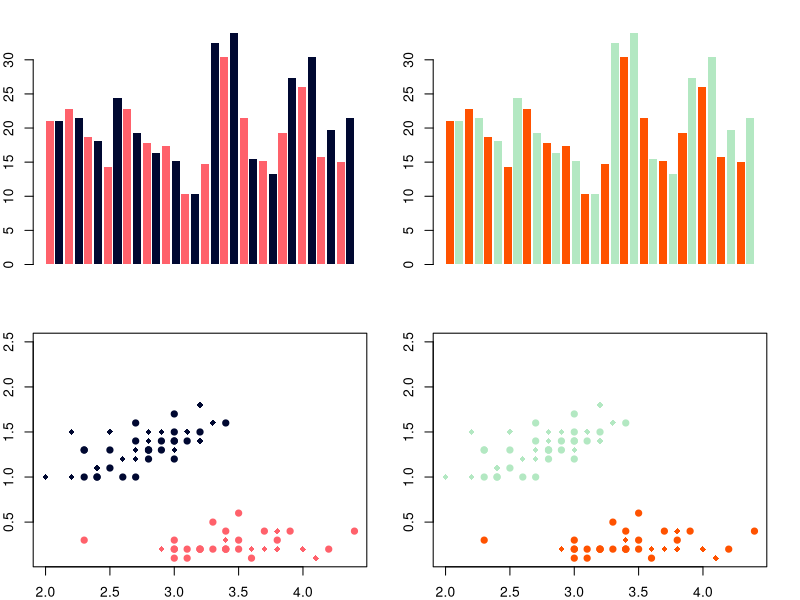
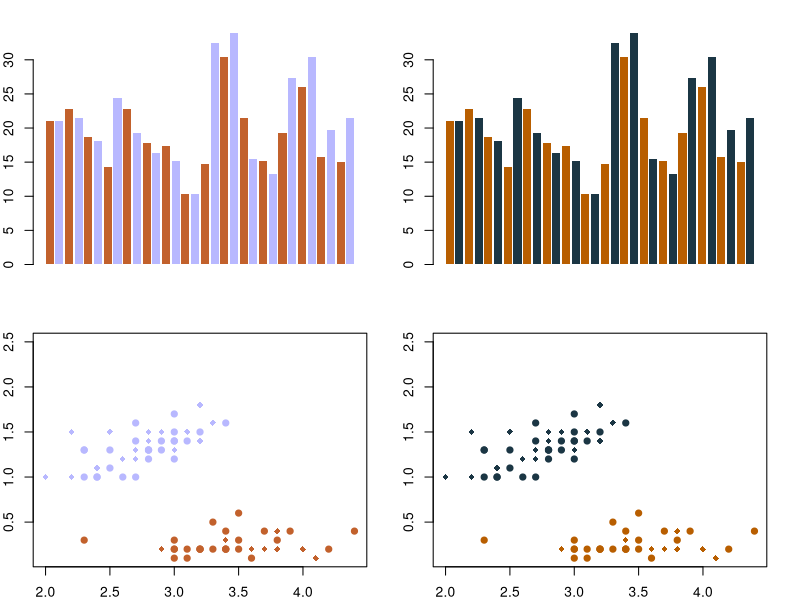
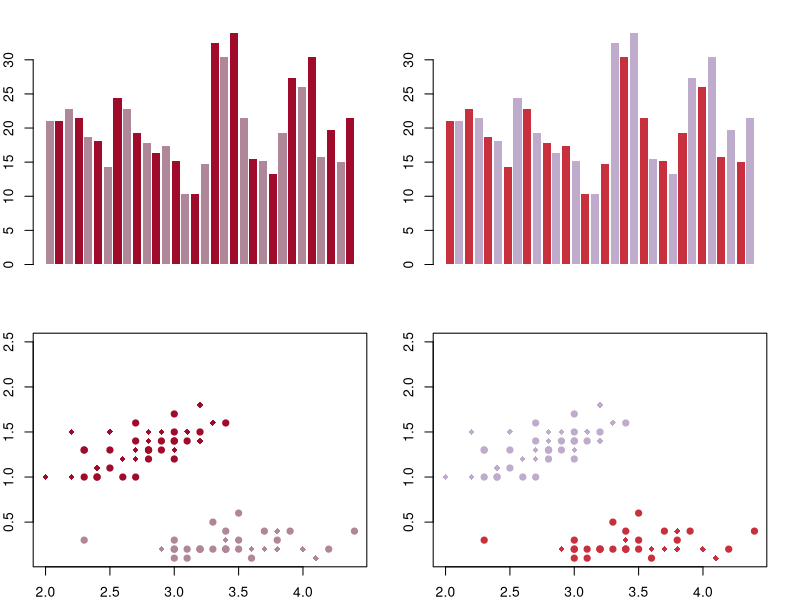
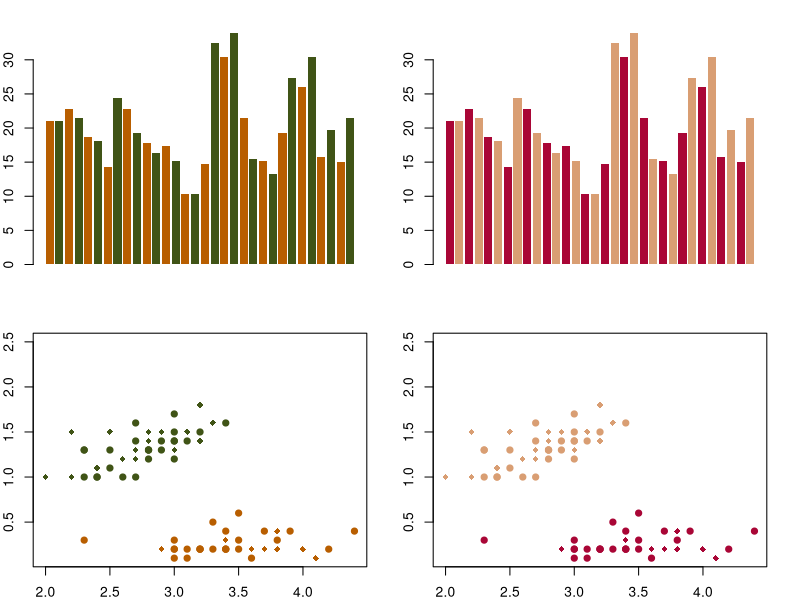
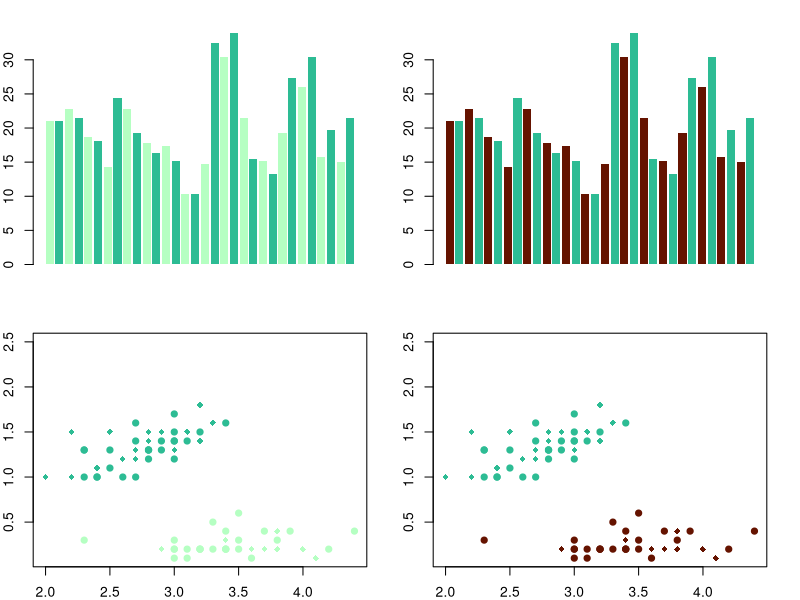
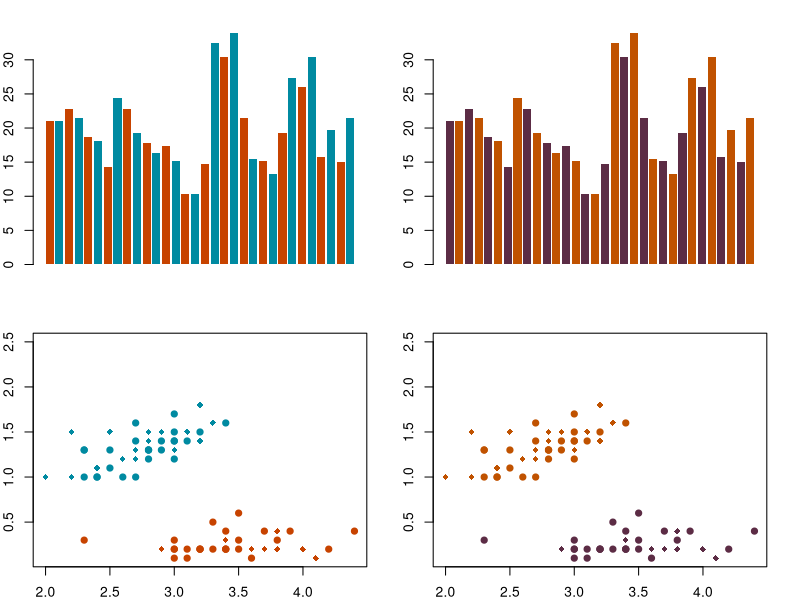
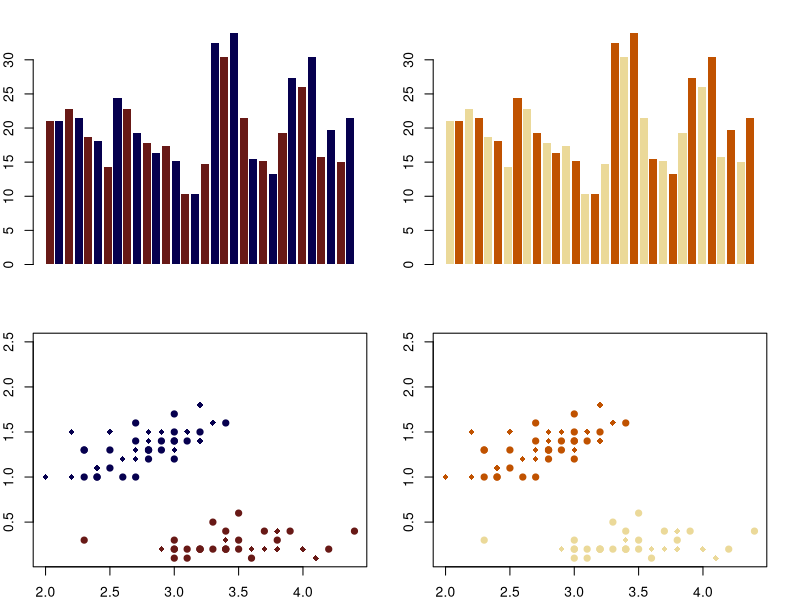
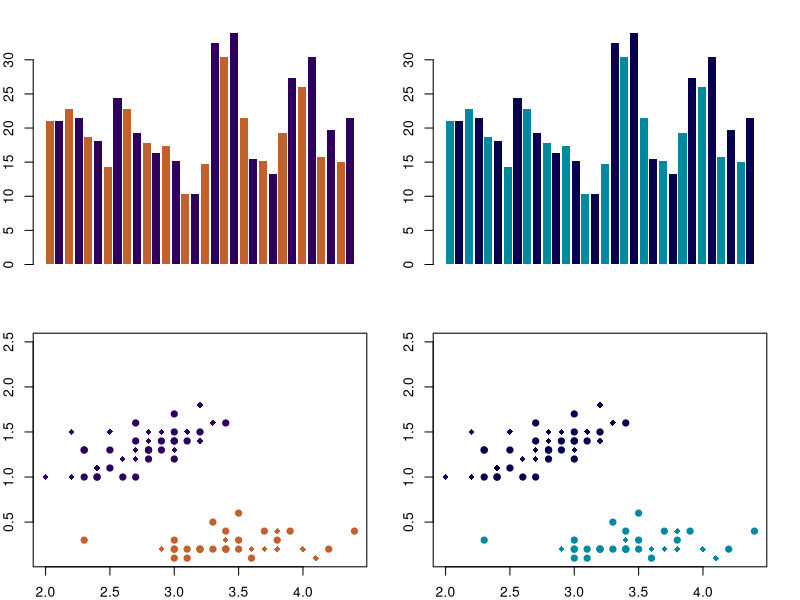

Recreate these plots in R, in order.
## ---- chunk 1

# Use in-built datasets.
data("iris")
data("mtcars")
data("ChickWeight")
data("chickwts")
data("airquality")

## ---- chunk 2

sanzoDuos <- list(
  c006 = c("#ff616b", "#000831"),
  c007 = c("#ff5200", "#b3e8c2"),
  c008 = c("#c2612c", "#b8b8ff"),
  c033 = c("#b85e00", "#1b3644"),
  c035 = c("#b08699", "#a10b2b"),
  c047 = c("#c9303e", "#bfabcc"),
  c070 = c("#b85e00", "#405416"),
  c071 = c("#a90636", "#d99e73"),
  c074 = c("#b5ffc2", "#2dbc94"),
  c079 = c("#651300", "#2dbc94"),
  c085 = c("#c74300", "#008aa1"),
  c091 = c("#5c2c45", "#c05200"),
  c095 = c("#681916", "#06004f"),
  c102 = c("#ebd999", "#c05200"),
  c103 = c("#c2612c", "#2d0060"),
  c106 = c("#008aa1", "#06004f"),
  c114 = c("#ffab00", "#008aa1"),
  c118 = c("#e0b81f", "#362304"),
  c119 = c("#a6e6db", "#0d2b52"),
  c229 = c("#172713", "#b5d1cc")
)

sanzoTrios <- list(
  c121 = c("#6c2b11", "#d99e73", "#405416"),
  c139 = c("#96bfe6", "#000831", "#b5d1cc"),
  c142 = c("#9e194d", "#baa600", "#96bfe6"),
  c148 = c("#d1bd19", "#ffab00", "#29bdad"),
  c149 = c("#d1bd19", "#ff5200", "#0f261f"),
  c157 = c("#6f0043", "#d1bd19", "#4f8fe6"),
  c163 = c("#ffe600", "#b5ffc2", "#008aa1"),
  c171 = c("#730f1f", "#ff8c00", "#b3e8c2"),
  c172 = c("#c2612c", "#008aa1", "#3400a3"),
  c174 = c("#ffa6d9", "#bfabcc", "#6b2e63"),
  c194 = c("#fa2b00", "#ffcfc4", "#4f8fe6"),
  c204 = c("#b319ab", "#c2612c", "#a6e6db"),
  c205 = c("#730f1f", "#f59994", "#2619d1"),
  c207 = c("#9b5348", "#b3e8c2", "#000000"),
  c223 = c("#b08699", "#d99e73", "#b5ffc2"),
  c226 = c("#5c2c45", "#ffb852", "#2619d1"),
  c232 = c("#d60036", "#f2ad78", "#000831"),
  c239 = c("#b08699", "#c4bf33", "#b3e8c2"),
  c240 = c("#ff788c", "#ffff00", "#29bdad"),
  c343 = c("#a93400", "#ebd999", "#505423")
)

sanzoQuads <- list(
  c249 = c("#681916", "#c0b490", "#d1bd19", "#417777"),
  c252 = c("#e62e73", "#b85e00", "#baa600", "#2dbc94"),
  c263 = c("#a93400", "#f2ad78", "#b5ffc2", "#1b3644"),
  c268 = c("#b08699", "#b85e00", "#172713", "#bfffe6"),
  c271 = c("#b90078", "#94ff94", "#2dbc94", "#0f261f"),
  c273 = c("#ffb3f0", "#6f0043", "#9b5348", "#b5d1cc"),
  c279 = c("#b85e00", "#f59994", "#c0b490", "#0d2b52"),
  c283 = c("#a7374b", "#730f1f", "#85b857", "#6bffb3"),
  c289 = c("#f2ff26", "#bdf226", "#202d85", "#06004f"),
  c293 = c("#b85e00", "#b5ffc2", "#65a98f", "#40c945"),
  c296 = c("#f5f5b8", "#d99e73", "#5e4017", "#1b3644"),
  c302 = c("#ffb852", "#c0b490", "#bfffe6", "#008aa1"),
  c310 = c("#f5f5b8", "#f2ad78", "#718600", "#172713"),
  c321 = c("#b08699", "#f5f5b8", "#172713", "#96bfe6"),
  c329 = c("#ffb852", "#bfabcc", "#340059", "#1b3644"),
  c330 = c("#bcd382", "#bfffe6", "#96bfe6", "#2dbc94"),
  c332 = c("#ff7399", "#d50c42", "#172713", "#00592e"),
  c339 = c("#d99e73", "#de4500", "#a6e6db", "#202d85"),
  c341 = c("#ff616b", "#328e13", "#172713", "#a6e6db"),
  c348 = c("#bcd382", "#328e13", "#172713", "#340059")
)

## ---- chunk 3

# Generate two-toned palette from sanzoDuos.
wadaDuo <- function(paletteName) {
  palette <- sanzoDuos[[paletteName]]
}

# Generate three-toned palette from sanzoTrios.
wadaTrio <- function(paletteName) {
  palette <- sanzoTrios[[paletteName]]
}

# Generate four-toned palette from sanzoQuads.
wadaQuad <- function(paletteName) {
  palette <- sanzoQuads[[paletteName]]
}

# Print plots using color palette as a demo.
# @param palette = palette name
# @param n = number of colors in the palette
demo <- function(palette, n) {
  
}

# Print demos for all palettes in package.
demoAll <- function() {
  
}

# Print information associated with palette.
# Hexadecimals
# Color names
# Palette name in Sanzo Wada site
info <- function(paletteName) {
  
}

## ---- chunk 4

c006 <- wadaDuo("c006")
c007 <- wadaDuo("c007")
c008 <- wadaDuo("c008")
c033 <- wadaDuo("c033")
c035 <- wadaDuo("c035")
c047 <- wadaDuo("c047")
c070 <- wadaDuo("c070")
c071 <- wadaDuo("c071")
c074 <- wadaDuo("c074")
c079 <- wadaDuo("c079")
c085 <- wadaDuo("c085")
c091 <- wadaDuo("c091")
c095 <- wadaDuo("c095")
c102 <- wadaDuo("c102")
c103 <- wadaDuo("c103")
c106 <- wadaDuo("c106")
c114 <- wadaDuo("c114")
c118 <- wadaDuo("c118")
c119 <- wadaDuo("c119")
c229 <- wadaDuo("c229")

layout(matrix(1:4, nrow = 2))
par(mar = c(2, 2, 2, 2))

barplot(mtcars$mpg, col = c006, ann = FALSE, border = NA)
plot(iris$Sepal.Width, iris$Petal.Width, pch = 18:19, col = c006 [unclass(iris$Species)], ann = FALSE)

barplot(mtcars$mpg, col = c007, ann = FALSE, border = NA)
plot(iris$Sepal.Width, iris$Petal.Width, pch = 18:19, col = c007 [unclass(iris$Species)], ann = FALSE)

barplot(mtcars$mpg, col = c008, ann = FALSE, border = NA)
plot(iris$Sepal.Width, iris$Petal.Width, pch = 18:19, col = c008 [unclass(iris$Species)], ann = FALSE)

barplot(mtcars$mpg, col = c033, ann = FALSE, border = NA)
plot(iris$Sepal.Width, iris$Petal.Width, pch = 18:19, col = c033 [unclass(iris$Species)], ann = FALSE)

barplot(mtcars$mpg, col = c035, ann = FALSE, border = NA)
plot(iris$Sepal.Width, iris$Petal.Width, pch = 18:19, col = c035 [unclass(iris$Species)], ann = FALSE)

barplot(mtcars$mpg, col = c047, ann = FALSE, border = NA)
plot(iris$Sepal.Width, iris$Petal.Width, pch = 18:19, col = c047 [unclass(iris$Species)], ann = FALSE)

barplot(mtcars$mpg, col = c070, ann = FALSE, border = NA)
plot(iris$Sepal.Width, iris$Petal.Width, pch = 18:19, col = c070 [unclass(iris$Species)], ann = FALSE)

barplot(mtcars$mpg, col = c071, ann = FALSE, border = NA)
plot(iris$Sepal.Width, iris$Petal.Width, pch = 18:19, col = c071 [unclass(iris$Species)], ann = FALSE)

barplot(mtcars$mpg, col = c074, ann = FALSE, border = NA)
plot(iris$Sepal.Width, iris$Petal.Width, pch = 18:19, col = c074 [unclass(iris$Species)], ann = FALSE)

barplot(mtcars$mpg, col = c079, ann = FALSE, border = NA)
plot(iris$Sepal.Width, iris$Petal.Width, pch = 18:19, col = c079 [unclass(iris$Species)], ann = FALSE)

barplot(mtcars$mpg, col = c085, ann = FALSE, border = NA)
plot(iris$Sepal.Width, iris$Petal.Width, pch = 18:19, col = c085 [unclass(iris$Species)], ann = FALSE)

barplot(mtcars$mpg, col = c091, ann = FALSE, border = NA)
plot(iris$Sepal.Width, iris$Petal.Width, pch = 18:19, col = c091 [unclass(iris$Species)], ann = FALSE)

barplot(mtcars$mpg, col = c095, ann = FALSE, border = NA)
plot(iris$Sepal.Width, iris$Petal.Width, pch = 18:19, col = c095 [unclass(iris$Species)], ann = FALSE)

barplot(mtcars$mpg, col = c102, ann = FALSE, border = NA)
plot(iris$Sepal.Width, iris$Petal.Width, pch = 18:19, col = c102 [unclass(iris$Species)], ann = FALSE)

barplot(mtcars$mpg, col = c103, ann = FALSE, border = NA)
plot(iris$Sepal.Width, iris$Petal.Width, pch = 18:19, col = c103 [unclass(iris$Species)], ann = FALSE)

barplot(mtcars$mpg, col = c106, ann = FALSE, border = NA)
plot(iris$Sepal.Width, iris$Petal.Width, pch = 18:19, col = c106 [unclass(iris$Species)], ann = FALSE)

barplot(mtcars$mpg, col = c114, ann = FALSE, border = NA)
plot(iris$Sepal.Width, iris$Petal.Width, pch = 18:19, col = c114 [unclass(iris$Species)], ann = FALSE)

barplot(mtcars$mpg, col = c118, ann = FALSE, border = NA)
plot(iris$Sepal.Width, iris$Petal.Width, pch = 18:19, col = c118 [unclass(iris$Species)], ann = FALSE)

barplot(mtcars$mpg, col = c119, ann = FALSE, border = NA)
plot(iris$Sepal.Width, iris$Petal.Width, pch = 18:19, col = c119 [unclass(iris$Species)], ann = FALSE)

barplot(mtcars$mpg, col = c229, ann = FALSE, border = NA)
plot(iris$Sepal.Width, iris$Petal.Width, pch = 18:19, col = c229 [unclass(iris$Species)], ann = FALSE)

## ---- chunk 5
c121 <- wadaTrio("c121")
c139 <- wadaTrio("c139")
c142 <- wadaTrio("c142")
c148 <- wadaTrio("c148")
c149 <- wadaTrio("c149")
c157 <- wadaTrio("c157")
c163 <- wadaTrio("c163")
c171 <- wadaTrio("c171")
c172 <- wadaTrio("c172")
c174 <- wadaTrio("c174")
c194 <- wadaTrio("c194")
c204 <- wadaTrio("c204")
c205 <- wadaTrio("c205")
c207 <- wadaTrio("c207")
c223 <- wadaTrio("c223")
c226 <- wadaTrio("c226")
c232 <- wadaTrio("c232")
c239 <- wadaTrio("c239")
c240 <- wadaTrio("c240")
c343 <- wadaTrio("c343")

layout(matrix(1:4, nrow = 2))
par(mar = c(2, 2, 2, 2))

barplot(mtcars$mpg, col = c121, ann = FALSE, border = NA)
plot(iris$Sepal.Width, iris$Petal.Width, pch = 18:20, col = c121 [unclass(iris$Species)], ann = FALSE)

barplot(mtcars$mpg, col = c139, ann = FALSE, border = NA)
plot(iris$Sepal.Width, iris$Petal.Width, pch = 18:20, col = c139 [unclass(iris$Species)], ann = FALSE)

barplot(mtcars$mpg, col = c142, ann = FALSE, border = NA)
plot(iris$Sepal.Width, iris$Petal.Width, pch = 18:20, col = c142 [unclass(iris$Species)], ann = FALSE)

barplot(mtcars$mpg, col = c148, ann = FALSE, border = NA)
plot(iris$Sepal.Width, iris$Petal.Width, pch = 18:20, col = c148 [unclass(iris$Species)], ann = FALSE)

barplot(mtcars$mpg, col = c149, ann = FALSE, border = NA)
plot(iris$Sepal.Width, iris$Petal.Width, pch = 18:20, col = c149 [unclass(iris$Species)], ann = FALSE)

barplot(mtcars$mpg, col = c157, ann = FALSE, border = NA)
plot(iris$Sepal.Width, iris$Petal.Width, pch = 18:20, col = c157 [unclass(iris$Species)], ann = FALSE)

barplot(mtcars$mpg, col = c163, ann = FALSE, border = NA)
plot(iris$Sepal.Width, iris$Petal.Width, pch = 18:20, col = c163 [unclass(iris$Species)], ann = FALSE)

barplot(mtcars$mpg, col = c171, ann = FALSE, border = NA)
plot(iris$Sepal.Width, iris$Petal.Width, pch = 18:20, col = c171 [unclass(iris$Species)], ann = FALSE)

barplot(mtcars$mpg, col = c172, ann = FALSE, border = NA)
plot(iris$Sepal.Width, iris$Petal.Width, pch = 18:20, col = c172 [unclass(iris$Species)], ann = FALSE)

barplot(mtcars$mpg, col = c174, ann = FALSE, border = NA)
plot(iris$Sepal.Width, iris$Sepal.Length, pch = 18:20, col = c174 [unclass(iris$Species)], ann = FALSE)

barplot(mtcars$mpg, col = c194, ann = FALSE, border = NA)
plot(iris$Sepal.Width, iris$Sepal.Length, pch = 18:20, col = c194 [unclass(iris$Species)], ann = FALSE)

barplot(mtcars$mpg, col = c204, ann = FALSE, border = NA)
plot(iris$Sepal.Width, iris$Petal.Width, pch = 18:20, col = c204 [unclass(iris$Species)], ann = FALSE)

barplot(mtcars$mpg, col = c205, ann = FALSE, border = NA)
plot(iris$Sepal.Width, iris$Petal.Width, pch = 18:20, col = c205 [unclass(iris$Species)], ann = FALSE)

barplot(mtcars$mpg, col = c207, ann = FALSE, border = NA)
plot(iris$Sepal.Width, iris$Sepal.Length, pch = 18:20, col = c207 [unclass(iris$Species)], ann = FALSE)

barplot(mtcars$mpg, col = c223, ann = FALSE, border = NA)
plot(iris$Sepal.Width, iris$Sepal.Length, pch = 18:20, col = c223 [unclass(iris$Species)], ann = FALSE)

barplot(mtcars$mpg, col = c226, ann = FALSE, border = NA)
plot(iris$Sepal.Width, iris$Sepal.Length, pch = 18:20, col = c226 [unclass(iris$Species)], ann = FALSE)

barplot(mtcars$mpg, col = c232, ann = FALSE, border = NA)
plot(iris$Sepal.Width, iris$Sepal.Length, pch = 18:20, col = c232 [unclass(iris$Species)], ann = FALSE)

barplot(mtcars$mpg, col = c239, ann = FALSE, border = NA)
plot(iris$Sepal.Width, iris$Sepal.Length, pch = 18:20, col = c239 [unclass(iris$Species)], ann = FALSE)

barplot(mtcars$mpg, col = c240, ann = FALSE, border = NA)
plot(iris$Sepal.Width, iris$Sepal.Length, pch = 18:20, col = c240 [unclass(iris$Species)], ann = FALSE)

barplot(mtcars$mpg, col = c343, ann = FALSE, border = NA)
plot(iris$Sepal.Width, iris$Sepal.Length, pch = 18:20, col = c343 [unclass(iris$Species)], ann = FALSE)

## ---- chunk 6

c252 <- wadaQuad("c252")
c249 <- wadaQuad("c249")
c263 <- wadaQuad("c263")
c268 <- wadaQuad("c268")
c271 <- wadaQuad("c271")
c273 <- wadaQuad("c273")
c279 <- wadaQuad("c279")
c283 <- wadaQuad("c283")
c289 <- wadaQuad("c289")
c293 <- wadaQuad("c293")
c296 <- wadaQuad("c296")
c302 <- wadaQuad("c302")
c310 <- wadaQuad("c310")
c321 <- wadaQuad("c321")
c329 <- wadaQuad("c329")
c330 <- wadaQuad("c330")
c332 <- wadaQuad("c332")
c339 <- wadaQuad("c339")
c341 <- wadaQuad("c341")
c348 <- wadaQuad("c348")

layout(matrix(1:4, nrow = 2))
par(mar = c(2, 2, 2, 2))

barplot(BOD$demand, col = c252, ann = FALSE, ylim = c(0, 20), border = NA)
plot(airquality$Temp, airquality$Solar.R, pch = 18:19, col = c252, ann = FALSE)

barplot(mtcars$mpg, col = c249, ann = FALSE, border = NA)
plot(iris$Petal.Width, iris$Sepal.Width, pch = 18:19, col = c249, ann = FALSE)

barplot(mtcars$mpg, col = c263, ann = FALSE, border = NA)
plot(iris$Petal.Width, iris$Sepal.Width, pch = 18:19, col = c263, ann = FALSE)

barplot(mtcars$mpg, col = c268, ann = FALSE, border = NA)
plot(iris$Sepal.Width, iris$Sepal.Length, pch = 18:19, col = c268, ann = FALSE)

barplot(mtcars$mpg, col = c271, ann = FALSE, border = NA)
plot(iris$Sepal.Width, iris$Sepal.Length, pch = 17:20, col = c271, ann = FALSE)

barplot(mtcars$mpg, col = c273, ann = FALSE, border = NA)
plot(iris$Sepal.Width, iris$Sepal.Length, pch = 17:20, col = c273, ann = FALSE)

barplot(mtcars$mpg, col = c279, ann = FALSE, border = NA)
plot(iris$Sepal.Width, iris$Sepal.Length, pch = 17:20, col = c279, ann = FALSE)

barplot(mtcars$mpg, col = c283, ann = FALSE, border = NA)
plot(iris$Sepal.Width, iris$Sepal.Length, pch = 17:20, col = c283, ann = FALSE)

barplot(mtcars$mpg, col = c289, ann = FALSE, border = NA)
plot(iris$Sepal.Width, iris$Sepal.Length, pch = 17:20, col = c289, ann = FALSE)

barplot(mtcars$mpg, col = c293, ann = FALSE, border = NA)
plot(iris$Sepal.Width, iris$Sepal.Length, pch = 17:20, col = c293, ann = FALSE)

barplot(mtcars$mpg, col = c296, ann = FALSE, border = NA)
plot(iris$Sepal.Width, iris$Sepal.Length, pch = 17:20, col = c296, ann = FALSE)

barplot(mtcars$mpg, col = c302, ann = FALSE, border = NA)
plot(iris$Sepal.Width, iris$Sepal.Length, pch = 17:20, col = c302, ann = FALSE)

barplot(mtcars$mpg, col = c310, ann = FALSE, border = NA)
plot(iris$Sepal.Width, iris$Sepal.Length, pch = 17:20, col = c310, ann = FALSE)

barplot(mtcars$mpg, col = c321, ann = FALSE, border = NA)
plot(iris$Sepal.Width, iris$Sepal.Length, pch = 17:20, col = c321, ann = FALSE)

barplot(mtcars$mpg, col = c329, ann = FALSE, border = NA)
plot(iris$Sepal.Width, iris$Sepal.Length, pch = 17:20, col = c329, ann = FALSE)

barplot(mtcars$mpg, col = c330, ann = FALSE, border = NA)
plot(iris$Sepal.Width, iris$Sepal.Length, pch = 17:20, col = c330, ann = FALSE)

barplot(mtcars$mpg, col = c332, ann = FALSE, border = NA)
plot(iris$Sepal.Width, iris$Sepal.Length, pch = 17:20, col = c332, ann = FALSE)

barplot(mtcars$mpg, col = c339, ann = FALSE, border = NA)
plot(iris$Sepal.Width, iris$Sepal.Length, pch = 17:20, col = c339, ann = FALSE)

barplot(mtcars$mpg, col = c341, ann = FALSE, border = NA)
plot(iris$Sepal.Width, iris$Sepal.Length, pch = 17:20, col = c341, ann = FALSE)

barplot(mtcars$mpg, col = c348, ann = FALSE, border = NA)
plot(iris$Sepal.Width, iris$Sepal.Length, pch = 17:20, col = c348, ann = FALSE)

## ---- chunk 7



